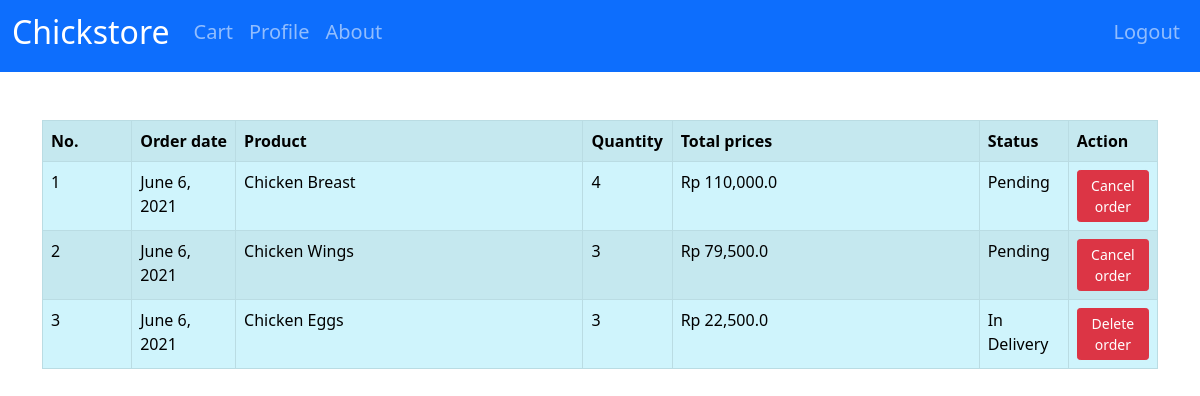
Page /orders/3 (signed in) on the committed database.
### account/models.py (models this page shows, shortened)
class Order(models.Model):
    ORDERSTATS = (('Pending', 'Pending'), ('In Delivery', 'In Delivery'),)
    customer = models.ForeignKey(
        Account, related_name="order", on_delete=models.SET_NULL, null=True)
    product = models.ForeignKey(
        Product, related_name="order", on_delete=SET_NULL, null=True)
    status = models.CharField(max_length=200, choices=ORDERSTATS)
    order_date = models.DateField(auto_now_add=True, null=True)
    quantity = models.IntegerField(null=True)
    price_sum = models.FloatField(null=True)

class Product(models.Model):
    name = models.CharField(max_length=200)
    price = models.BigIntegerField()
    extra = models.CharField(max_length=200)
    picture = models.ImageField(
        upload_to='products', validators=[validate_image])
    date_added = models.DateField(auto_now_add=True, null=True)
    placeholder = models.BooleanField(default=False)

### account/decorators.py (the view)
        def wrapper_func(request, *args, **kwargs):
            if request.user.group.name == allowed_roles[0]:
                return view_func(request, *args, **kwargs)
            if request.user.group.name == 'staff':
                return redirect('staff_page')
            else:
                return HttpResponse("Unauthorized access!")

### account/views.py (called while the page is built)
@login_required(login_url='login')
@allowed_users(allowed_roles=['customer'])
def orders(request, customer):
    orders = Order.objects.filter(customer=customer)
    context = {
        "orders": orders
    }
    return render(request, 'chickstore/orders.html', context)

### templates/chickstore/orders.html
{% extends 'common/base.html' %}
{% load humanize %}
{% block content %}
{% if orders %}
    <table class="table table-striped table-bordered table-info mt-5">
        <tr>
            <th class="fit">
                No.
            </th>
            <th class="fit">
                Order date
            </th>
            <th>
                Product
            </th>
            <th class="fit">
                Quantity
            </th>
            <th>
                Total prices
            </th>
            <th class="fit">
                Status
            </th>
            <th class="fit">
                Action
            </th>
        </tr>
        {% for order in orders%}
            <tr>
                <td>
                    {{forloop.counter}}
                </td>
                <td>
                    {{order.order_date}}
                </td>
                <td>
                    {{order.product.name}}
                </td>
                <td>
                    {{order.quantity}}
                </td>
                <td>
                    Rp {{order.price_sum|intcomma}}
                </td>
                <td>
                    {{order.status}}
                </td>
                {% if order.status == 'Pending' %}
                    <td>
                        <a class="btn btn-sm btn-danger" href="{% url 'delete_order' order.id %}">Cancel order</a>
                    </td>
                {% elif order.status == 'In Delivery' %}
                    <td>
                        <a class="btn btn-sm btn-danger" href="{% url 'delete_order' order.id %}">Delete order</a>
                    </td>
                {% endif %}
            </tr>
        {% endfor %}
    </table>
{% else %}
    <h4>No Orders available</h4>
{% endif %}
{% endblock %}

### static/style.css (style rules this page uses)
.table td.fit, .table th.fit { white-space: nowrap; width: 8%; }

### rows in the picture
Order: order_date "June 6, 2021", product.name "Chicken Breast", quantity "4", price_sum "110,000.0", status "Pending", shows "Cancel order"
Order: order_date "June 6, 2021", product.name "Chicken Wings", quantity "3", price_sum "79,500.0", status "Pending", shows "Cancel order"
Order: order_date "June 6, 2021", product.name "Chicken Eggs", quantity "3", price_sum "22,500.0", status "In Delivery", shows "Delete order"
